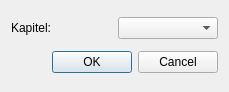
<?xml version="1.0" encoding="UTF-8"?>
<ui version="4.0">
 <class>Dialog_Choose_Chapter</class>
 <widget class="QDialog" name="Dialog_Choose_Chapter">
  <property name="geometry">
   <rect>
    <x>0</x>
    <y>0</y>
    <width>229</width>
    <height>92</height>
   </rect>
  </property>
  <property name="windowTitle">
   <string>Dialog</string>
  </property>
  <layout class="QVBoxLayout" name="verticalLayout">
   <item>
    <layout class="QGridLayout" name="gridLayout">
     <item row="0" column="0">
      <widget class="QLabel" name="l_Kapitel">
       <property name="text">
        <string>Kapitel:</string>
       </property>
      </widget>
     </item>
     <item row="0" column="1">
      <widget class="QComboBox" name="cB_choose_chapter"/>
     </item>
    </layout>
   </item>
   <item>
    <widget class="QDialogButtonBox" name="buttonBox">
     <property name="locale">
      <locale language="German" country="Germany"/>
     </property>
     <property name="orientation">
      <enum>Qt::Horizontal</enum>
     </property>
     <property name="standardButtons">
      <set>QDialogButtonBox::Cancel|QDialogButtonBox::Ok</set>
     </property>
    </widget>
   </item>
  </layout>
 </widget>
 <resources/>
 <connections>
  <connection>
   <sender>buttonBox</sender>
   <signal>accepted()</signal>
   <receiver>Dialog_Choose_Chapter</receiver>
   <slot>accept()</slot>
   <hints>
    <hint type="sourcelabel">
     <x>248</x>
     <y>254</y>
    </hint>
    <hint type="destinationlabel">
     <x>157</x>
     <y>274</y>
    </hint>
   </hints>
  </connection>
  <connection>
   <sender>buttonBox</sender>
   <signal>rejected()</signal>
   <receiver>Dialog_Choose_Chapter</receiver>
   <slot>reject()</slot>
   <hints>
    <hint type="sourcelabel">
     <x>316</x>
     <y>260</y>
    </hint>
    <hint type="destinationlabel">
     <x>286</x>
     <y>274</y>
    </hint>
   </hints>
  </connection>
 </connections>
</ui>
